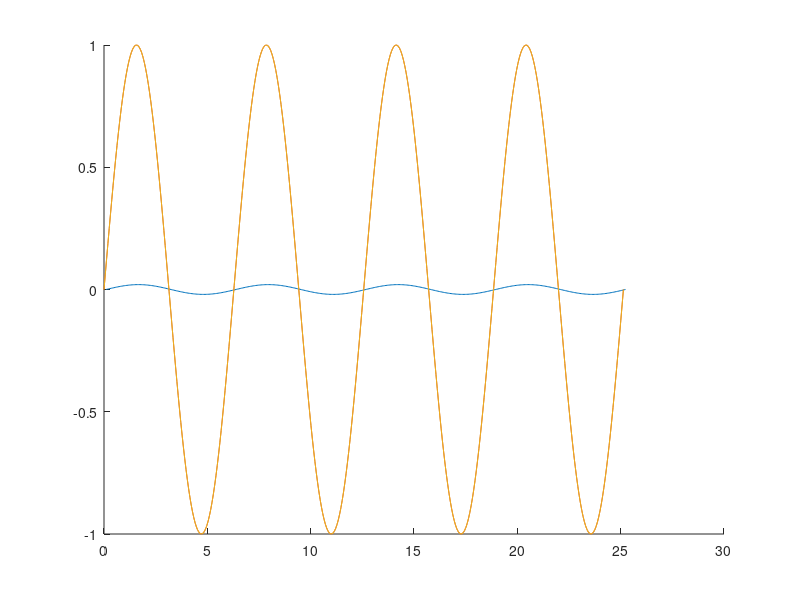

Here is the MATLAB script that generated this plot:
% TODO:
% - include normalization of position based on where the COM is for that
% given run, make it a little sine wave disturbance or something and then
% adjust the locations of the ankles accordingly
% - might want to select several minima instead of a global one for real
% position data since if the global minima isn't repeated there will only
% be one c-cut extracted
% - right now, if the position data starts partway through (Eg. at the 
% start of data) an incomplete c-cut will be accepted as a full c-cut

% clc; clear all ;

% x = position along the direction of skater travel
% y = position across the skater's body, perpendicular to travel
num_ccuts = 8; % Must be an even number. Number per leg will be half this.
x = (linspace(0, num_ccuts*pi, num_ccuts*50));
right_loc = [x; sin(x)];%cat(2, x, sin(x));
left_loc = [x; -sin(x-pi)];%cat(2, x, -sin(x - pi));
COM_loc = [bsxfun(@plus, x, 0.1); 0.02*sin(x)];


% Position data
figure (1)
hold on
plot(COM_loc(1, :), COM_loc(2, :))
plot(right_loc(1, :), right_loc(2, :))
plot(left_loc(1, :), left_loc(2, :))





% Preprocess position data
    % COM position normalization goes here
% zero_cross = 0; c_start = 0; c_end = 0;
% x_ccuts = cell(2, num_ccuts/2); y_ccuts = cell(2, num_ccuts/2); area_ccuts = cell(2, num_ccuts/2);
% position = cell(2, num_ccuts/2); velocity = cell(2, num_ccuts/2); acceleration = cell(2, num_ccuts/2);
% i_ccuts = 1;
% 
% right_min = 0.1;    % In practice, this is the max of either the minimum position
%                     % w.r.t COM or the position of the COM
% left_min = -0.1;    % In practice, this is the min of either the maximum position
%                     % w.r.t COM or the position of the COM
% left_loc_mod = left_loc;
% right_loc_mod = right_loc;
% 
% % Left position
% for i = 1:length(left_loc)
%     % Flatten position
%     if left_loc(1, ;)(i) > left_min
%         left_loc_mod(i) = left_min;
%     end
%     
%     if left_loc(i) < left_min  && c_start <= c_end
%         c_start = i;
%     elseif c_start > c_end && left_loc(i) > left_min;
%         c_end = i;
%         y_ccuts{1, i_ccuts} = left_loc_mod(c_start:c_end);
%         x_ccuts{1, i_ccuts} = x(c_start:c_end);
%         i_ccuts = i_ccuts + 1;
%         c_start = c_end;
%     end
% end
% 
% c_start = 0; c_end = 0;
% i_ccuts = 1;
% % Right position
% for i = 1:length(right_loc)
%     % Flatten position
%     if right_loc(i) < right_min
%         right_loc_mod(i) = right_min;
%     end
%     
%     if right_loc(i) > right_min  && c_start <= c_end
%         c_start = i;
%     elseif c_start > c_end && right_loc(i) < right_min;
%         c_end = i;
%         y_ccuts{2, i_ccuts} = right_loc_mod(c_start:c_end);
%         x_ccuts{2, i_ccuts} = x(c_start:c_end);
%         i_ccuts = i_ccuts + 1;
%         c_start = c_end;
%     end
% end




% Capture angles from the COM midline and the ankles
% theta_r = ;
% theta_l = ;



% 
% % One c-cut with derivatives
% % f = fit(x_ccuts{2, 1}, y_ccuts{2, 1}, 'sin3');
% % [fx, fxx] = differentiate(f, x_ccuts{2, 1});
% % f_x = fit(x_ccuts{2, 1}, fx, 'sin3');
% % f_xx = fit(x_ccuts{2, 1}, fxx, 'sin3');
% % 
% % figure(2)
% % hold on
% % plot(f, 'r', x_ccuts{2, 1}, y_ccuts{2, 1})
% % plot(f_x, 'g', x_ccuts{2, 1}, y_ccuts{2, 1})
% % plot(f_xx, 'b', x_ccuts{2, 1}, y_ccuts{2, 1})
% % test = integrate(f_xx, x_ccuts{2, 1}, 0);
% % plot(x_ccuts{2, 1}, test, '-r')
% 
% f = fit(x_ccuts{1, 1}, y_ccuts{1, 1}, 'sin3');
% [fx, fxx] = differentiate(f, x_ccuts{1, 1});
% f_x = fit(x_ccuts{1, 1}, fx, 'sin3');
% f_xx = fit(x_ccuts{1, 1}, fxx, 'sin3');
% 
% figure(2)
% hold on
% plot(f, 'r', x_ccuts{1, 1}, y_ccuts{1, 1})
% plot(f_x, 'g', x_ccuts{1, 1}, y_ccuts{1, 1})
% plot(f_xx, 'b', x_ccuts{1, 1}, y_ccuts{1, 1})
% test = integrate(f_xx, x_ccuts{1, 1}, 0);
% plot(x_ccuts{1, 1}, test, '-r')


% All c-cut data segments
% figure (3)
% % hold on
% for i = 1:size(y_ccuts)
%     for j = 1:length(y_ccuts)
% %         x_ccut = 1:length(y_ccuts{i, j});
%         
%         position{i, j} = fit(x_ccuts{i, j}, y_ccuts{i, j}, 'sin3');
%         [v, a] = differentiate(position{i, j}, x_ccuts{i, j});
%         velocity{i, j} = fit(x_ccuts{i, j}, v, 'sin3');
%         acceleration{i, j} = fit(x_ccuts{i, j}, a, 'sin3');
%         
% %         nexttitle
%         subplot(num_ccuts, 2, i*num_ccuts/2 + j);
%         plot(x_ccuts{i, j}, y_ccuts{i, j})
% %         plot(acceleration{i, j}, x_ccuts{i, j}, y_ccuts{i, j}) % Use to plot
% %         position and acceleration curves
% 
%         area_ccuts{i, j} = sum(y_ccuts{i, j})/length(y_ccuts{i, j})*(x_ccuts{i, j}(length(x_ccuts{i, j}))-x_ccuts{i, j}(1));
%     end
% end

% time-varying plot used to show skater path captured in data
% for i = 1:length(x)
% %     x = bsxfun(@plus, x, 0.1); % add 0.1 to all x
% %     f = fit(x, y, 'sin3');
% %     plot(f, 'r', x, y);
% %     hold on
% %     plot(f_x, 'b', x, y);
% %     plot(f_xx, 'g', x, y);
% 
% %     plot(x, y)
% %     drawnow
% %     pause(0.001)
% end

% linear = transpose(linspace(1, 0, 100));
% y = sin(x).*linear;

% if isempty(y_ccuts)
%     disp('No c-cuts found');
% end